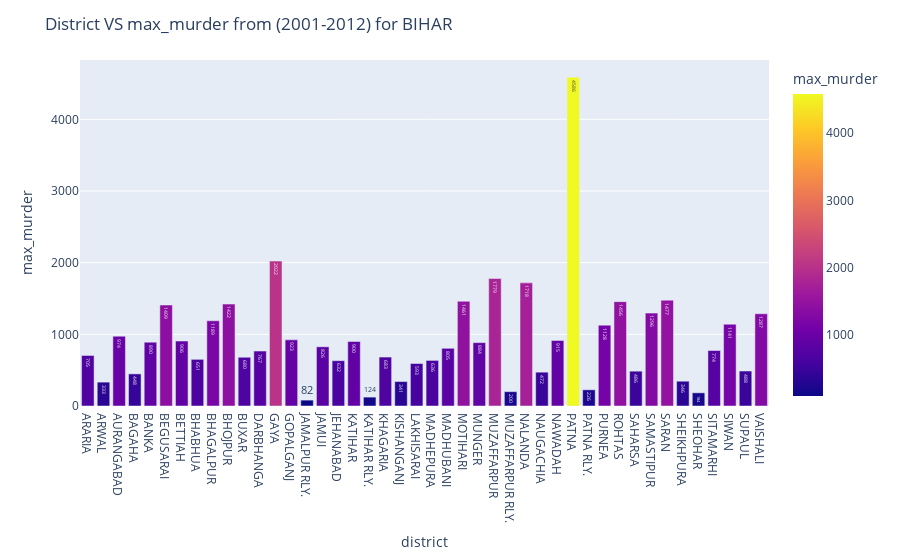

Here is the notebook cell this chart was saved with:
### Code cell
df_grouped = max_murder_districts.groupby(['state', 'district'])['max_murder'].sum().reset_index()
fig = px.bar(df_grouped.loc[df_grouped['state']  == states[0]] , x='district', y='max_murder', color='max_murder',text='max_murder', height=400)
fig.update_layout(title=f'District VS max_murder from (2001-2012) for {states[0]}')
fig.show()

### Figure 1 — Plotly figure (JSON) as saved in the notebook; plotly's stock layout.template omitted (floating-point values rounded to 4 significant figures)
{"data": [{"alignmentgroup": "True", "hovertemplate": "district=%{x}<br>max_murder=%{marker.color}<extra></extra>", "legendgroup": "", "marker": {"color": [705, 333, 974, 448, 890, 1409, 906, 651, 1189, 1422, 680, 767, 2022, 923, 82, 826, 632, 900, 124, 683, 341, 593, 636, 805, 1461, 884, 1779, 200, 1718, 472, 915, 4586, 226, 1128, 1456, 486, 1296, 1477, 346, 184, 774, 1141, 488, 1287], "coloraxis": "coloraxis", "pattern": {"shape": ""}}, "name": "", "offsetgroup": "", "orientation": "v", "showlegend": false, "text": [705, 333, 974, 448, 890, 1409, 906, 651, 1189, 1422, 680, 767, 2022, 923, 82, 826, 632, 900, 124, 683, 341, 593, 636, 805, 1461, 884, 1779, 200, 1718, 472, 915, 4586, 226, 1128, 1456, 486, 1296, 1477, 346, 184, 774, 1141, 488, 1287], "textposition": "auto", "type": "bar", "x": ["ARARIA", "ARWAL", "AURANGABAD", "BAGAHA", "BANKA", "BEGUSARAI", "BETTIAH", "BHABHUA", "BHAGALPUR", "BHOJPUR", "BUXAR", "DARBHANGA", "GAYA", "GOPALGANJ", "JAMALPUR RLY.", "JAMUI", "JEHANABAD", "KATIHAR", "KATIHAR RLY.", "KHAGARIA", "KISHANGANJ", "LAKHISARAI", "MADHEPURA", "MADHUBANI", "MOTIHARI", "MUNGER", "MUZAFFARPUR", "MUZAFFARPUR RLY.", "NALANDA", "NAUGACHIA", "NAWADAH", "PATNA", "PATNA RLY.", "PURNEA", "ROHTAS", "SAHARSA", "SAMASTIPUR", "SARAN", "SHEIKHPURA", "SHEOHAR", "SITAMARHI", "SIWAN", "SUPAUL", "VAISHALI"], "xaxis": "x", "y": [705, 333, 974, 448, 890, 1409, 906, 651, 1189, 1422, 680, 767, 2022, 923, 82, 826, 632, 900, 124, 683, 341, 593, 636, 805, 1461, 884, 1779, 200, 1718, 472, 915, 4586, 226, 1128, 1456, 486, 1296, 1477, 346, 184, 774, 1141, 488, 1287], "yaxis": "y"}], "layout": {"autosize": true, "barmode": "relative", "coloraxis": {"colorbar": {"title": {"text": "max_murder"}}, "colorscale": [[0, "#0d0887"], [0.1111, "#46039f"], [0.2222, "#7201a8"], [0.3333, "#9c179e"], [0.4444, "#bd3786"], [0.5556, "#d8576b"], [0.6667, "#ed7953"], [0.7778, "#fb9f3a"], [0.8889, "#fdca26"], [1, "#f0f921"]]}, "legend": {"tracegroupgap": 0}, "margin": {"t": 60}, "title": {"text": "District VS max_murder from (2001-2012) for BIHAR"}, "xaxis": {"anchor": "y", "autorange": true, "domain": [0, 1], "range": [-0.5, 43.5], "title": {"text": "district"}, "type": "category"}, "yaxis": {"anchor": "x", "autorange": true, "domain": [0, 1], "range": [0, 4827.0], "title": {"text": "max_murder"}, "type": "linear"}}}
